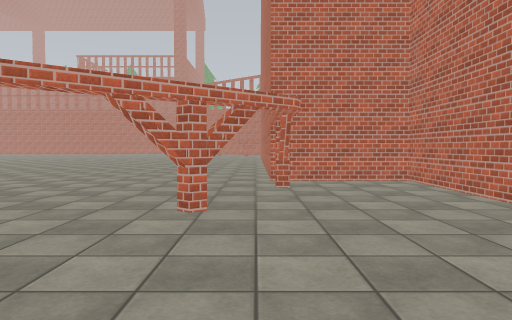
[1] (above)

19 first-person views from a walk through a Unity game level. The camera is 1.2 m above the floor, tilts 2° down and sees 70° across. The floor is counted in squares, 2 m on a side. Each view is taken from the middle of a square. On the plan, view 1 faces up. The plan holds only what a view shows up to about 10 squares ahead; the rest is blank. The place goes on beyond the plan. The player is left out. Some animated figures are not drawn. Surface patterns are stand-ins for the level's own textures.

[2]
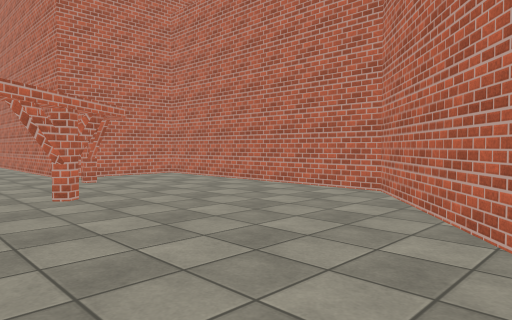

[3]
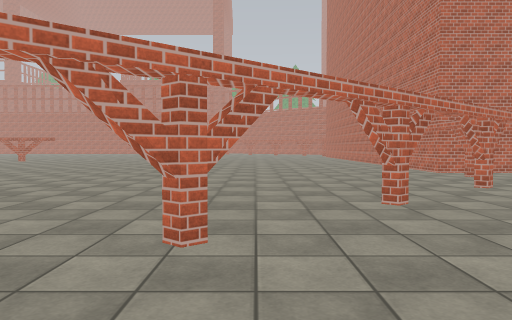

[4]
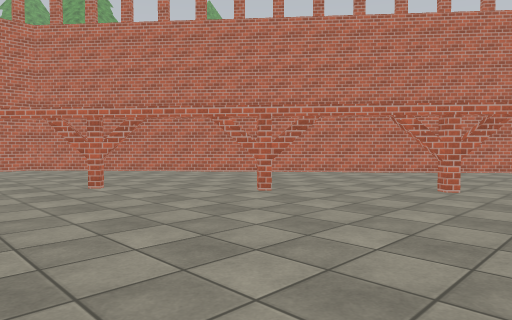

[5]
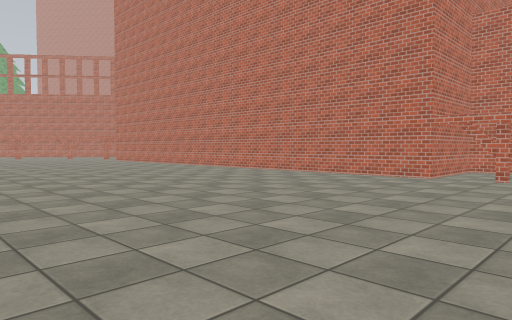

[6]
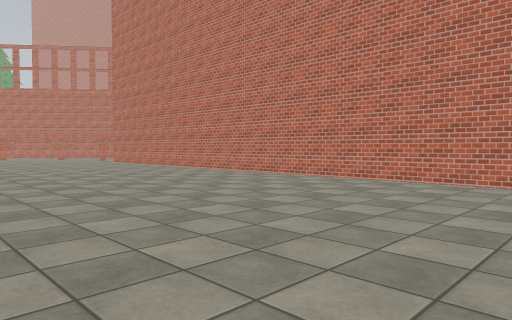

[7]
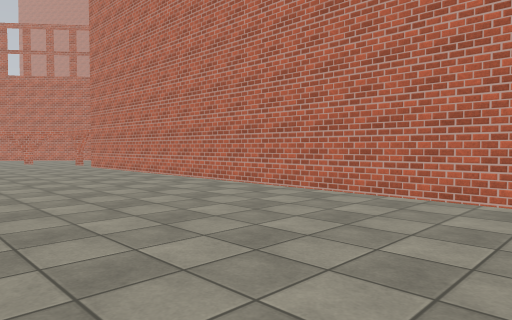

[8]
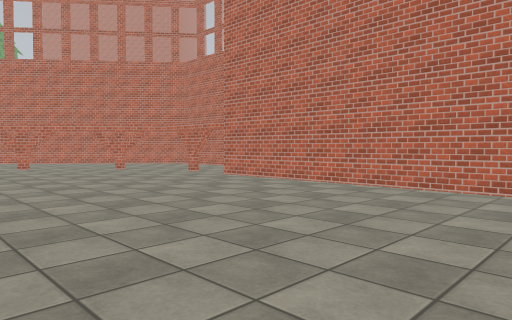

[9]
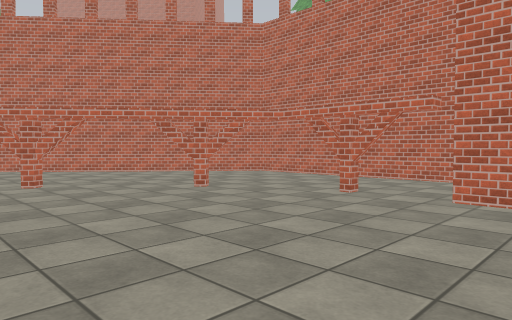

[10]
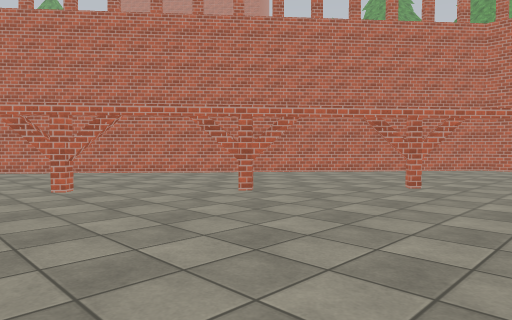

[11]
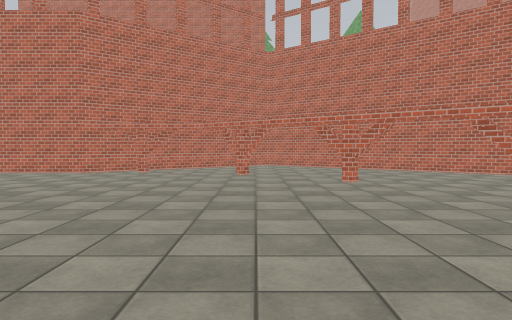

[12]
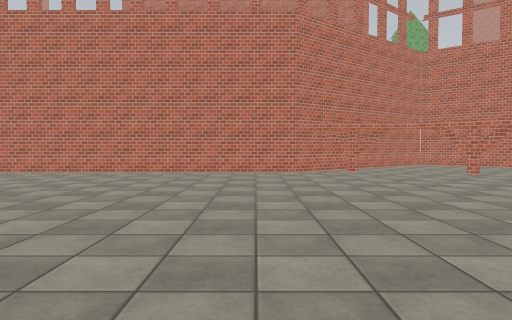

[13]
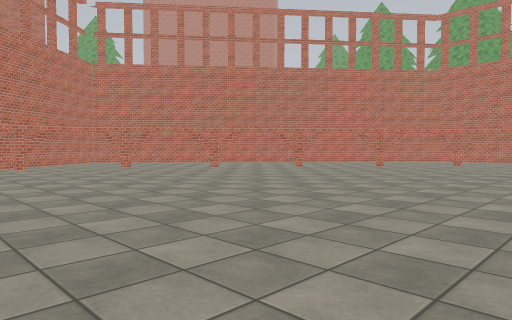

[14]
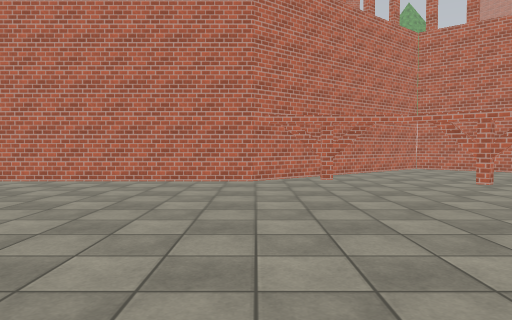

[15]
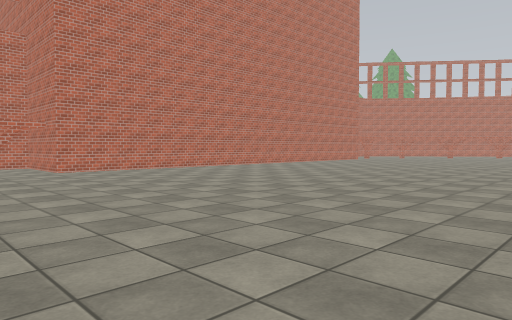

[16]
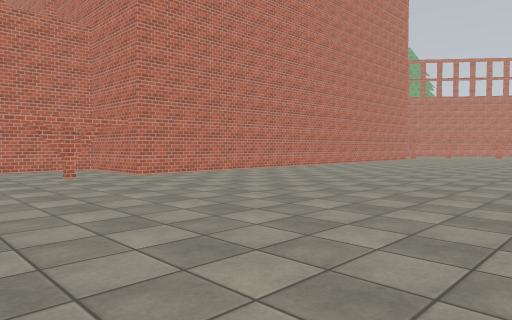

[17]
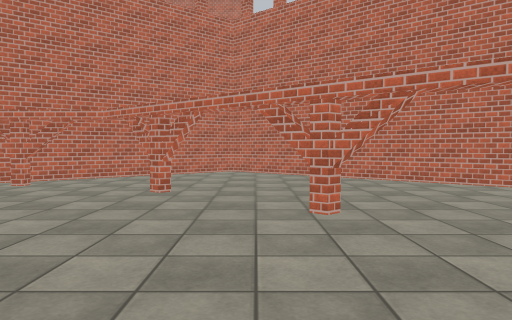

[18]
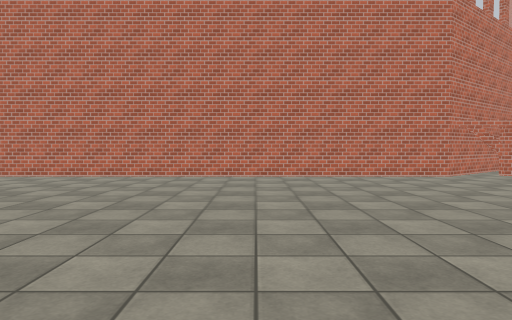

[19]
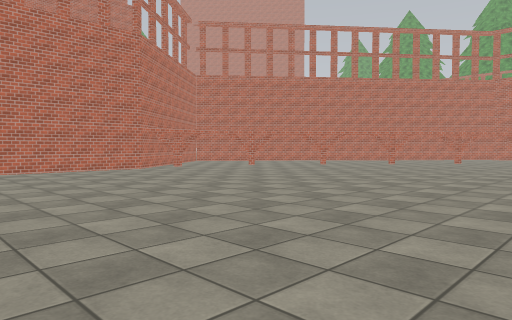

### Floor plan
Points are (right, up) in squares from view 1. A wall is a line through its corners. A room is listed if a view was taken in it or the views show most of it. See-through windows are left out.
Room 1 (views 1, 2, 3, 4, 5, 6, 7, 8, 9, 10, 11, 12, 13, 14, 15, 16, 17, 18, 19)
walls: (0.3, 21) (0.3, 22.1); (0.3, 4.9) (0.3, 6); (-0.1, 3.8) (-1.1, 3); (-3.9, 0.7) (-4.9, -0.2); (-0.1, 23.1) (-1.1, 23.9); (-5, -0.1) (-4.1, 0.7); (-4, 26.3) (-5, 27.1); (-6.9, -1.7) (-6, -0.9); (-5.9, 27.9) (-6.9, 28.7); (-7.9, 29.5) (-8.8, 30.3); (-10, 30.7) (-11.4, 30.7); (-5.5, -5.5) (2.7, 1.3) (2.7, 6.5) (0.3, 6.5) (0.3, 20.3) (2.7, 20.3) (2.7, 25.5) (-7.6, 34.1) (-12, 30.4) (-19.5, 30.4)
ways out: gap at (0, 21.5)

Where each view was taken, in squares from view 1:
view 1: 0 up, 0 right, facing up
view 2: 1 down, 2 left, facing up-right
view 3: 2 down, 4 left, facing up
view 4: 4 up, 8 left, facing down-right
view 5: 4 up, 7 left, facing up-right
view 6: 6 up, 6 left, facing up-right
view 7: 9 up, 4 left, facing up-right
view 8: 14 up, 5 left, facing up-right
view 9: 19 up, 4 left, facing up-right
view 10: 23 up, 8 left, facing up-right
view 11: 22 up, 8 left, facing up
view 12: 22 up, 13 left, facing up
view 13: 20 up, 13 left, facing up-right
view 14: 24 up, 12 left, facing up
view 15: 23 up, 9 left, facing down-right
view 16: 24 up, 7 left, facing down-right
view 17: 25 up, 7 left, facing up
view 18: 23 up, 16 left, facing up
view 19: 21 up, 17 left, facing up-right
